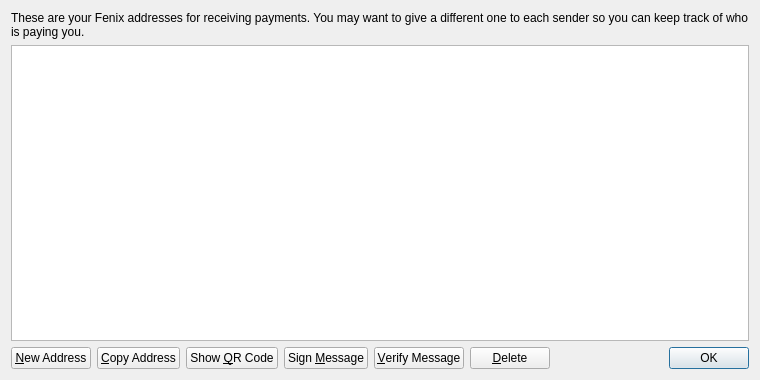
<?xml version="1.0" encoding="UTF-8"?>
<ui version="4.0">
 <class>AddressBookPage</class>
 <widget class="QWidget" name="AddressBookPage">
  <property name="geometry">
   <rect>
    <x>0</x>
    <y>0</y>
    <width>760</width>
    <height>380</height>
   </rect>
  </property>
  <property name="windowTitle">
   <string>Address Book</string>
  </property>
  <layout class="QVBoxLayout" name="verticalLayout">
   <item>
    <widget class="QLabel" name="labelExplanation">
     <property name="text">
      <string>These are your Fenix addresses for receiving payments. You may want to give a different one to each sender so you can keep track of who is paying you.</string>
     </property>
     <property name="textFormat">
      <enum>Qt::PlainText</enum>
     </property>
     <property name="wordWrap">
      <bool>true</bool>
     </property>
    </widget>
   </item>
   <item>
    <widget class="QTableView" name="tableView">
     <property name="contextMenuPolicy">
      <enum>Qt::CustomContextMenu</enum>
     </property>
     <property name="toolTip">
      <string>Double-click to edit address or label</string>
     </property>
     <property name="tabKeyNavigation">
      <bool>false</bool>
     </property>
     <property name="alternatingRowColors">
      <bool>true</bool>
     </property>
     <property name="selectionMode">
      <enum>QAbstractItemView::SingleSelection</enum>
     </property>
     <property name="selectionBehavior">
      <enum>QAbstractItemView::SelectRows</enum>
     </property>
     <property name="sortingEnabled">
      <bool>true</bool>
     </property>
     <attribute name="verticalHeaderVisible">
      <bool>false</bool>
     </attribute>
    </widget>
   </item>
   <item>
    <layout class="QHBoxLayout" name="horizontalLayout">
     <item>
      <widget class="QPushButton" name="newAddressButton">
       <property name="toolTip">
        <string>Create a new address</string>
       </property>
       <property name="text">
        <string>&amp;New Address</string>
       </property>
       <property name="icon">
        <iconset resource="../bitcoin.qrc">
         <normaloff>:/icons/add</normaloff>:/icons/add</iconset>
       </property>
      </widget>
     </item>
     <item>
      <widget class="QPushButton" name="copyToClipboard">
       <property name="toolTip">
        <string>Copy the currently selected address to the system clipboard</string>
       </property>
       <property name="text">
        <string>&amp;Copy Address</string>
       </property>
       <property name="icon">
        <iconset resource="../bitcoin.qrc">
         <normaloff>:/icons/editcopy</normaloff>:/icons/editcopy</iconset>
       </property>
      </widget>
     </item>
     <item>
      <widget class="QPushButton" name="showQRCode">
       <property name="text">
        <string>Show &amp;QR Code</string>
       </property>
       <property name="icon">
        <iconset resource="../bitcoin.qrc">
         <normaloff>:/icons/qrcode</normaloff>:/icons/qrcode</iconset>
       </property>
      </widget>
     </item>
     <item>
      <widget class="QPushButton" name="signMessage">
       <property name="toolTip">
        <string>Sign a message to prove you own a Fenix address</string>
       </property>
       <property name="text">
        <string>Sign &amp;Message</string>
       </property>
       <property name="icon">
        <iconset resource="../bitcoin.qrc">
         <normaloff>:/icons/edit</normaloff>:/icons/edit</iconset>
       </property>
      </widget>
     </item>
     <item>
      <widget class="QPushButton" name="verifyMessage">
       <property name="toolTip">
        <string>Verify a message to ensure it was signed with a specified Fenix address</string>
       </property>
       <property name="text">
        <string>&amp;Verify Message</string>
       </property>
       <property name="icon">
        <iconset resource="../bitcoin.qrc">
         <normaloff>:/icons/transaction_0</normaloff>:/icons/transaction_0</iconset>
       </property>
      </widget>
     </item>
     <item>
      <widget class="QPushButton" name="deleteButton">
       <property name="toolTip">
        <string>Delete the currently selected address from the list</string>
       </property>
       <property name="text">
        <string>&amp;Delete</string>
       </property>
       <property name="icon">
        <iconset resource="../bitcoin.qrc">
         <normaloff>:/icons/remove</normaloff>:/icons/remove</iconset>
       </property>
      </widget>
     </item>
     <item>
      <spacer name="horizontalSpacer">
       <property name="orientation">
        <enum>Qt::Horizontal</enum>
       </property>
       <property name="sizeHint" stdset="0">
        <size>
         <width>40</width>
         <height>20</height>
        </size>
       </property>
      </spacer>
     </item>
     <item>
      <widget class="QDialogButtonBox" name="buttonBox">
       <property name="sizePolicy">
        <sizepolicy hsizetype="Maximum" vsizetype="Fixed">
         <horstretch>0</horstretch>
         <verstretch>0</verstretch>
        </sizepolicy>
       </property>
       <property name="standardButtons">
        <set>QDialogButtonBox::Ok</set>
       </property>
      </widget>
     </item>
    </layout>
   </item>
  </layout>
 </widget>
 <resources>
  <include location="../bitcoin.qrc"/>
 </resources>
 <connections/>
</ui>
